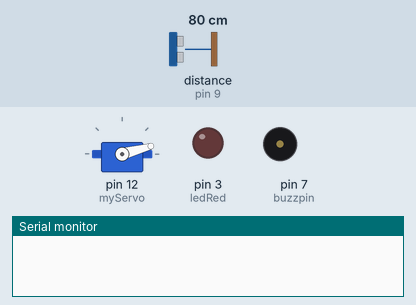
Simulated run of this sketch. Board: Arduino Uno, built with avr-gcc and run on an emulated ATmega328P. On the bench: servo, output pins drawn as LEDs (lit = HIGH), buzzer (waves = sounding, pin HIGH), the last lines printed to the serial monitor. Wiring (inferred from the names in the program): ultrasonic range finder: trigger pin 2; echo pin 9. Dashed ring = blinking. Inputs (shaded band) come from the test bench; at power-on: distance to the obstacle (sensor on pin 9) 80 cm. The echo pulse lasts 58.3 µs per cm; pins used as bus, display or sensor lines are not drawn.

Above: at 0.01 s.
1.3 s: distance to the obstacle (sensor on pin 9) set to 2 cm
At 2.0 s:
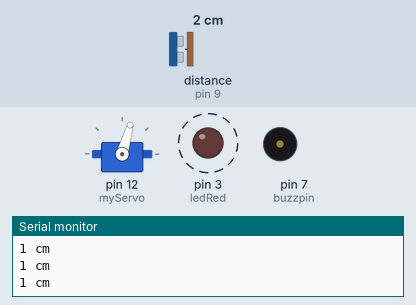
4.3 s: distance to the obstacle (sensor on pin 9) set to 38 cm
At 4.86 s:
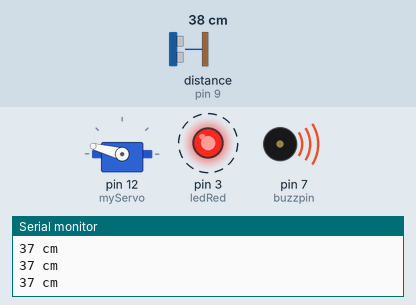
7.3 s: distance to the obstacle (sensor on pin 9) set to 46 cm
At 9.87 s:
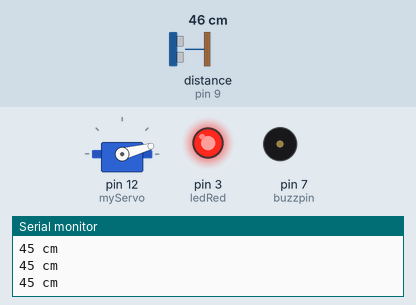
10.3 s: distance to the obstacle (sensor on pin 9) set to 37 cm
At 10.9 s:
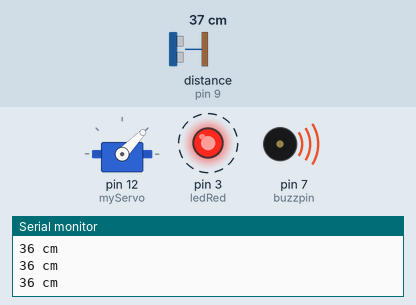
13.3 s: distance to the obstacle (sensor on pin 9) set to 60 cm
At 14.91 s:
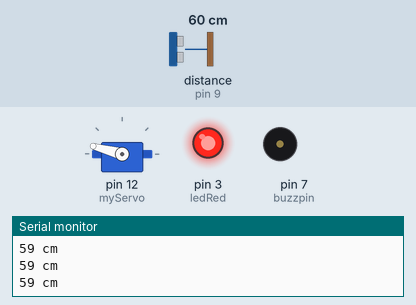
16.3 s: distance to the obstacle (sensor on pin 9) set to 250 cm
Timing chart, 0 to 20.3 s (numbered marks = the images above; inputs shaded):
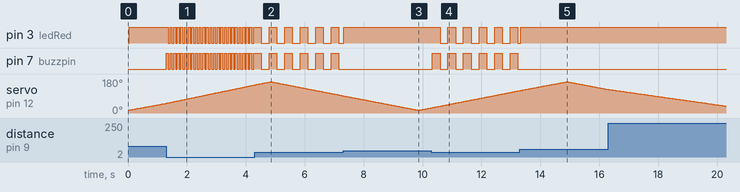

Measured:
- the behaviour switches between 41 and 42 cm on distance to the obstacle (sensor on pin 9) (found by bisection; images 2 and 3)
- after the input at 1.3 s, pin 3 (ledRed): alternates HIGH for 0.06 s and LOW for 0.06 s, starting after 0.07 s; pin 7 (buzzpin): alternates HIGH for 0.06 s and LOW for 0.06 s, starting at once
- after the input at 4.3 s, pin 3 (ledRed), pin 7 (buzzpin): alternates HIGH for 0.26 s and LOW for 0.26 s, starting after 0.23 s
- after the input at 7.3 s, pin 7 (buzzpin): stops changing and stays LOW
- after the input at 10.3 s, pin 3 (ledRed): alternates HIGH for 0.26 s and LOW for 0.26 s, starting after 0.30 s; pin 7 (buzzpin): alternates HIGH for 0.26 s and LOW for 0.26 s, starting at once
- after the input at 13.3 s, pin 7 (buzzpin): stops changing and stays LOW

The sketch:

radar_code.ino
```cpp
#include <Servo.h>


const int trigPin = 2;
const int echoPin = 9;

long duration;
int distance;

int buzzpin = 7;
int buzzState = LOW;

int ledRed = 3;

unsigned long previousMillis = 0;

const long intervalFar = 250;
const long intervalClose = 50;

Servo myServo;

void setup() {
  pinMode(trigPin, OUTPUT);
  pinMode(echoPin, INPUT);
  Serial.begin(9600);
  myServo.attach(12);
  pinMode(buzzpin, OUTPUT);
  pinMode(ledRed, OUTPUT);
}

void loop() {
  StartScan();
}


int calculateDistance() {
  digitalWrite(trigPin, LOW);
  delayMicroseconds(2);
  digitalWrite(trigPin, HIGH);
  delayMicroseconds(10);
  digitalWrite(trigPin, LOW);
  duration = pulseIn(echoPin, HIGH); // Reads echoPin and returns the sound wave travel time (ms)
  distance = duration * 0.034 / 2;
  return distance;
}

// Start scanning for objects
void StartScan() {

  for (int i = 15; i <= 165; i++) {
    myServo.write(i);
    delay(30);
    checkDistance();
  }


  for (int i = 165; i >= 15; i--) {
    myServo.write(i);
    delay(30);
    checkDistance();
  }
}

// Function to check distance and control buzzer & LED
void checkDistance() {
  distance = calculateDistance();
  unsigned long currentMillis = millis();

  if (distance <= 40 && distance > 20) {
    if (currentMillis - previousMillis >= intervalFar) {
      previousMillis = currentMillis;
      buzzState = !buzzState; // Toggle buzzer state
      digitalWrite(buzzpin, buzzState);
      digitalWrite(ledRed, buzzState);
    }
  } else if (distance <= 20 && distance > 0) {
    if (currentMillis - previousMillis >= intervalClose) {
      previousMillis = currentMillis;
      buzzState = !buzzState;
      digitalWrite(buzzpin, buzzState);
      digitalWrite(ledRed, buzzState);
    }
  } else if (distance > 40) {
    digitalWrite(buzzpin, LOW);
    digitalWrite(ledRed, HIGH);
  }

  Serial.print(distance);
  Serial.println(" cm");
}
```
